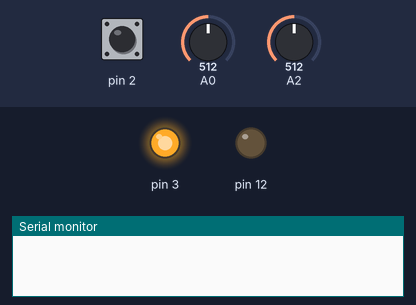
This sketch was run on a simulated Arduino Uno, built with avr-gcc and run on an emulated ATmega328P. Shown: output pins drawn as LEDs (lit = HIGH), the last lines printed to the serial monitor. The inputs (shaded band) are chosen by the test bench; at power-on: A2 = 512, pin 2 HIGH, A0 = 512.

Above: at 1.2 s.
1.3 s: A2 set to 306
At 3.9 s:
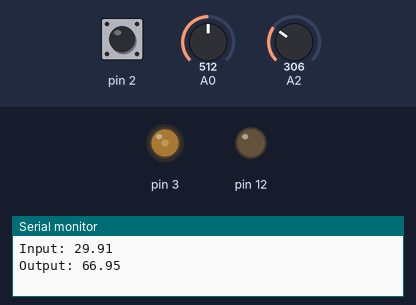
4.3 s: A2 set to 122
5.8 s: A2 set to 716
At 7.0 s:
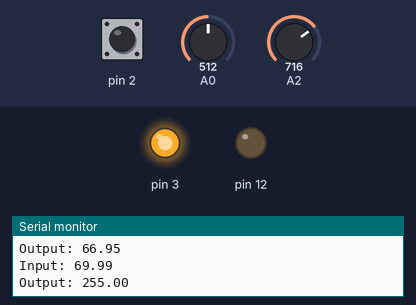
7.3 s: A2 set to 19
At 8.2 s:
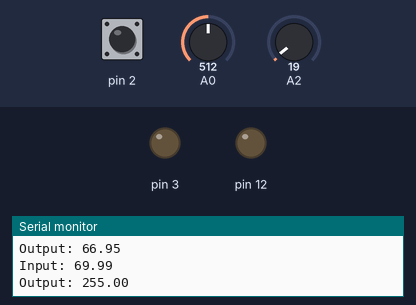
Timing chart, 0 to 9.8 s (numbered marks = the images above; inputs shaded):
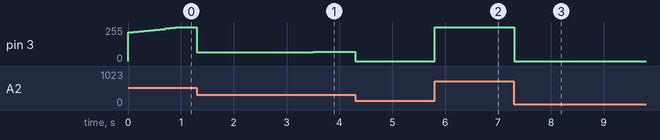

Measured:
- after the input at 1.3 s, pin 3: 255/255 → 64/255 at once, → 65/255 0.60 s later, → 66/255 0.50 s later, → 67/255 0.60 s later, … (6 changes in this stretch)
- after the input at 5.8 s, pin 3: 0/255 → 255/255 at once
- after the input at 7.3 s, pin 3: 255/255 → 0/255 at once

The sketch:

Controle_PID_Temp.ino
```cpp
#include <PID_v1.h>
unsigned long long int time1, time2;
volatile int state = 2;
int out;
double Setpoint = 25, Input, Output, Kp =10, Ki = 2, Kd = 0;
PID myPID(&Input, &Output, &Setpoint, Kp, Ki, Kd, REVERSE);
void setup()
{
  pinMode(12, OUTPUT);
  attachInterrupt(0, INTPT, FALLING);
  pinMode(A0, INPUT);
  pinMode(A2, INPUT);
  pinMode(3, OUTPUT);
  Serial.begin(9600);
  Setpoint = 29;
  myPID.SetOutputLimits(0, 255);
  myPID.SetMode(AUTOMATIC);
  time2 = millis();
}
void loop()
{
  Input = ((analogRead(A2)*5.00)/1023.00)*20.00;
  myPID.Compute();
  out = analogRead(A0)*6.90;
  analogWrite(3, Output);
  if(state==1)//UM PULSO DE SUBIDA, DESLIGA A CHAVE
  {
    digitalWrite(12, LOW);
    time1 = micros();
    state = 0;
  }
  else if(state==0)//UM PULSO DE DESCIDA, LIGA A CHAVE
  {
    if((micros()-time1)>=out)
    {
      digitalWrite(12, HIGH);
      delayMicroseconds(800);
      digitalWrite(12, LOW);
      state = 2;
      //time1 = micros();
    }
  }
  if(millis()-time2>=3000)
  {
    time2 = millis();
    Serial.print("Input: ");
    Serial.println(Input);
    Serial.print("Output: ");
    Serial.println(Output);
  }
}
void INTPT()
{
  state = 1;
}
```
